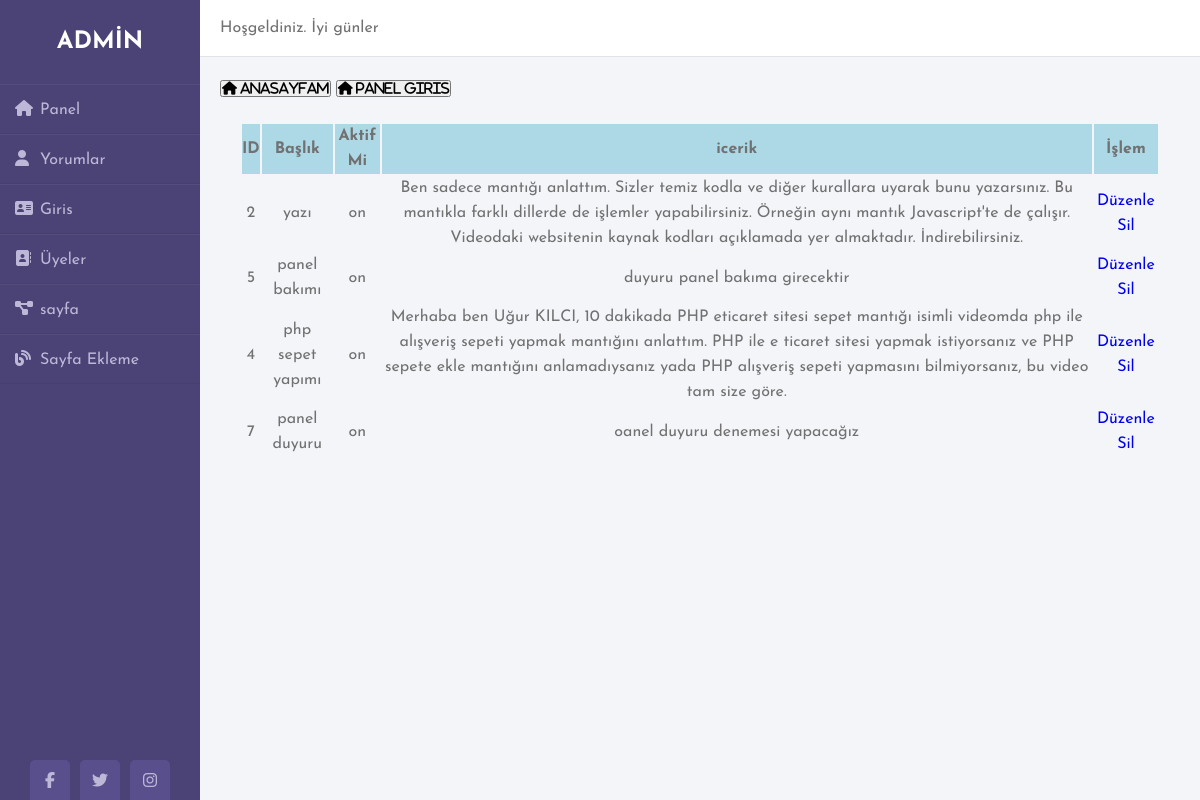
The app's page /admin/sayfa.php with its own data.
### tables this page shows
CREATE TABLE IF NOT EXISTS `sayfalar` (
  `id` int(11) NOT NULL AUTO_INCREMENT,
  `baslik` varchar(500) NOT NULL,
  `sira` varchar(50) NOT NULL,
  `aktif` varchar(30) NOT NULL,
  `icerik` varchar(1500) NOT NULL,
  PRIMARY KEY (`id`)
);

### admin/sayfa.php (the view, shortened to what this page needs)
<!doctype html>
<html>
  <head>
    <link rel="stylesheet" href="css/panel.css">
  </head>
  <body>
    <div class="wrapper">
      <div class="sidebar">
        <h2>ADMİN</h2>
        <ul>
          <li><a href="panel.php"><i class="fas fa-home"></i>Panel</a></li>
          <li><a href="yorum.php"><i class="fas fa-user"></i>Yorumlar</a></li>
          <li><a href="sidebar.php"><i class="fas fa-address-card"></i>Giris</a></li>
          <li><a href="uye.php"><i class="fas fa-address-book"></i>Üyeler</a></li>
          <li><a href="sayfa.php"><i class="fas fa-project-diagram"></i>sayfa</a></li>
          <li><a href="sayfaekle.php"><i class="fas fa-blog"></i>Sayfa Ekleme</a></li>
        </ul>
        <div class="social_media">
          <a href="#"><i class="fab fa-facebook-f"></i></a>
          <a href="#"><i class="fab fa-twitter"></i></a>
          <a href="#"><i class="fab fa-instagram"></i></a>
        </div>
      </div>
      <div class="main_content">
        <div class="header">Hoşgeldiniz. İyi günler</div>
        <div class="info">
          <div>
          <button class="fas fa-home" onclick="location.href='../index.php'"> anasayfam</button>
            <button class="fas fa-home" onclick="location.href='sidebar.php'"> panel Giris</button>
            <table width=100%>
              <tr>
                <th>
                  ID
                <th>
                  Başlık
                </th>
                <th>
                  Aktif Mi
                </th>
                <th>
                  icerik
                </th>
                <th>
                  İşlem
                </th>
              </tr>
              <?php
                include("../db.php");
                $sayfalar = $conn->query("SELECT * FROM sayfalar ORDER BY sira ASC");
                foreach ($sayfalar->fetchAll() as $sayfa) {
                    echo '<tr>
                    <td>
                        '.$sayfa['id'].'
                    </td>
                    <td>
                        '.$sayfa['baslik'].'
                    </td>
                    <td>
                        '.$sayfa['aktif'].'
                    </td>
                    <td>
                        '.$sayfa['icerik'].'
                    </td>
                    <td>
                    <a href="sayfaduzenle.php?id='.$sayfa['id'].'">Düzenle</a>
                    <a href="sil.php?id='.$sayfa['id'].'">Sil</a>
                    </td>
                </tr>';
                }
                ?>
            </table>
          </div>
        </div>
      </div>
    </div>
  </body>
</html>

### admin/css/panel.css (style rules this page uses)
* { margin: 0; padding: 0; box-sizing: border-box; list-style: none; text-decoration: none; font-family: 'Josefin Sans', sans-serif; }
body { background-color: #f3f5f9; }
.wrapper { display: flex ; position:relative; }
.wrapper .sidebar { width: 200px; height: 100%; background: #4b4276; padding: 30px 0px; position: fixed; }
.wrapper .sidebar h2 { color: #fff; text-transform: uppercase; text-align: center; margin-bottom: 30px; }
.wrapper .sidebar ul li { padding: 15px; border-bottom: 1px solid #bdb8d7; border-bottom: 1px solid rgba(0,0,0,0.05); border-top: 1px solid rgba(255,255,255,0.05); }
.wrapper .sidebar ul li a { color: #bdb8d7; display: block; }
.wrapper .sidebar ul li a .fas { width: 25px; }
.wrapper .sidebar .social_media { position: absolute; bottom: 0; left: 50%; transform: translateX(-50%); display: flex; }
.wrapper .sidebar .social_media a { display: block; width: 40px; background: #594f8d; height: 40px; line-height: 45px; text-align: center; margin: 0 5px; color: #bdb8d7; border-top-left-radius: 5px; border-top-right-radius: 5px; }
.wrapper .main_content { width: 100%; margin-left: 200px; }
.wrapper .main_content .header { padding: 20px; background: #fff; color: #717171; border-bottom: 1px solid #e0e4e8; }
.wrapper .main_content .info { margin: 20px; color: #717171; line-height: 25px; }
.wrapper .main_content .info div { margin-bottom: 20px; }

### admin/sayfa.php (style rules this page uses)
table { padding: 20px; text-align: center; }
tr:nth-child(1) { background-color: lightblue; transition: 0.9s; }

### records on screen
sayfalar: id "2", baslik "yazı", aktif "on", icerik "Ben sadece mantığı anlattım. Sizler temiz kodla ve diğer kurallara uyarak bunu yazarsınız. Bu mantıkla farklı dillerde de işlemler yapabilirsiniz. Örneğin aynı mantık Javascript'te de çalışır. Videodaki websitenin kaynak kodları açıklamada yer almaktadır. İndirebilirsiniz."
sayfalar: id "5", baslik "panel bakımı", aktif "on", icerik "duyuru panel bakıma girecektir"
sayfalar: id "4", baslik "php sepet yapımı", aktif "on", icerik "Merhaba ben Uğur KILCI, 10 dakikada PHP eticaret sitesi sepet mantığı isimli videomda php ile alışveriş sepeti yapmak mantığını anlattım. PHP ile e ticaret sitesi yapmak istiyorsanız ve PHP sepete ekle mantığını anlamadıysanız yada PHP alışveriş sepeti yapmasını bilmiyorsanız, bu video tam size göre."
sayfalar: id "7", baslik "panel duyuru", aktif "on", icerik "oanel duyuru denemesi yapacağız"
